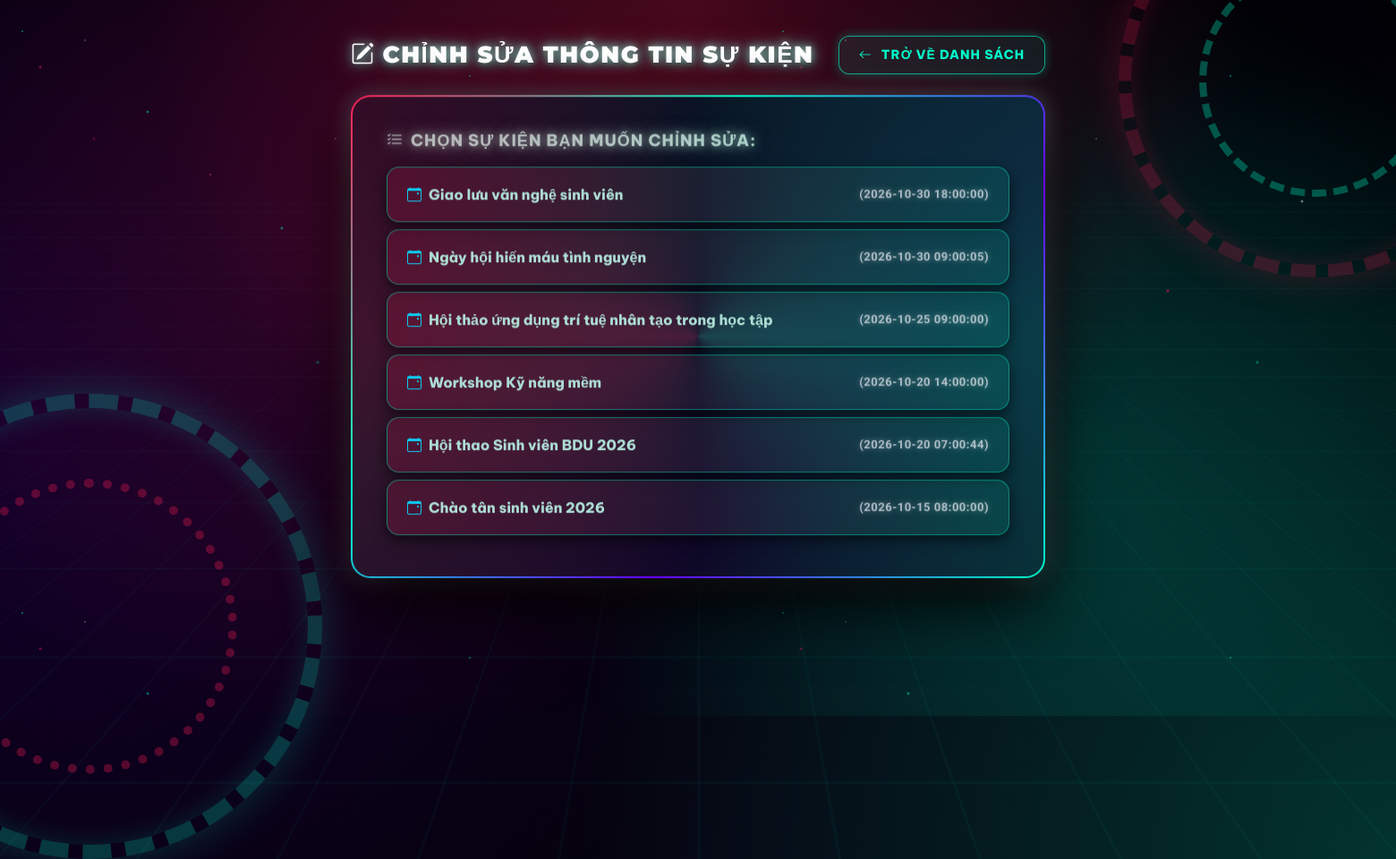
The app's page /user/xuly_sua.php (signed in), older data.
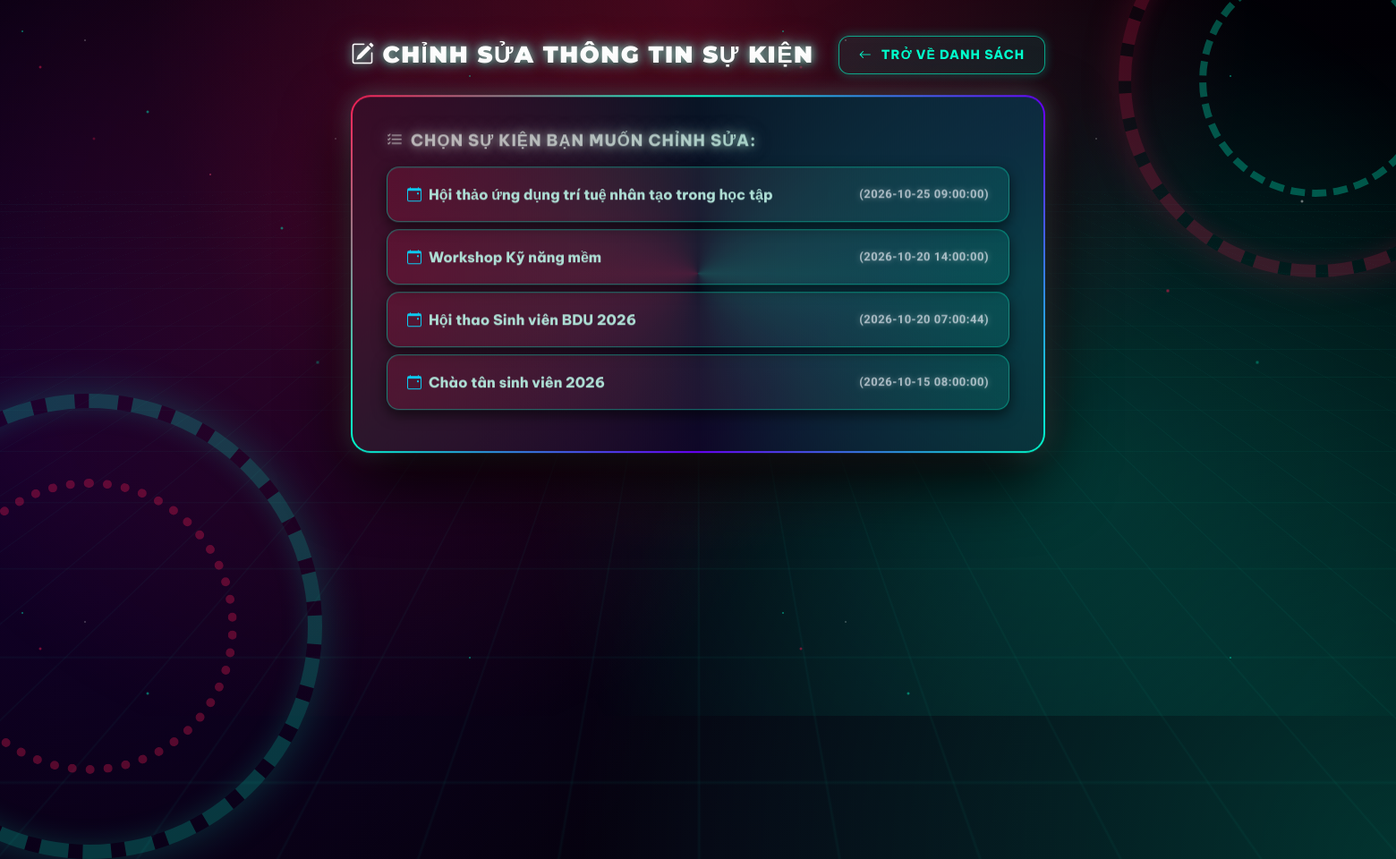
The same page, newer data.
### tables this page shows
CREATE TABLE `su_kien` (
  `ma_sukien` int(11) NOT NULL,
  `ten_sukien` varchar(255) NOT NULL,
  `mo_ta` text DEFAULT NULL,
  `thoi_gian_bat_dau` datetime NOT NULL,
  `thoi_gian_ket_thuc` datetime NOT NULL,
  `ma_diadiem` int(11) DEFAULT NULL,
  `file_name` varchar(255) DEFAULT NULL,
  `file_path_key` varchar(500) DEFAULT NULL,
  `file_type` varchar(100) DEFAULT NULL,
  `file_size` int(11) DEFAULT NULL,
  `upload_time` datetime DEFAULT NULL
);

### user/xuly_sua.php (the view, shortened to what this page needs)
<?php
require_once '../database.php';
$db = isset($conn) ? $conn : (isset($pdo) ? $pdo : null);
try {
    $db->setAttribute(PDO::ATTR_TIMEOUT, 60);
    $db->setAttribute(PDO::ATTR_ERRMODE, PDO::ERRMODE_EXCEPTION);
    $db->exec("SET SESSION wait_timeout=3600");
} catch (Exception $e) {}
function getColValue($row, ...$keys) {
    foreach ($keys as $k) {
        if (isset($row[$k]) && $row[$k] !== '') {
            return $row[$k];
        }
    }
    return '';
}
try {
    $stmtCols = $db->query("SHOW COLUMNS FROM su_kien");
    $existingCols = $stmtCols->fetchAll(PDO::FETCH_COLUMN);
} catch (Exception $e) {
    $existingCols = [];
    $existingColsLower = [];
}
function findRealCol($existingCols, $candidates, $default) {
    foreach ($candidates as $c) {
        foreach ($existingCols as $ec) {
            if (strtolower($ec) === strtolower($c)) {
                return $ec;
            }
        }
    }
    return $default;
}
$colPk       = findRealCol($existingCols, ['ma_sukien', 'id', 'ma_sk', 'id_sukien'], 'ma_sukien');
$colTitle    = findRealCol($existingCols, ['ten_su_kien', 'ten_sukien', 'tieu_de', 'ten'], 'ten_su_kien');
$colStart    = findRealCol($existingCols, ['thoi_gian_bat_dau', 'bat_dau', 'ngay_to_chuc'], 'thoi_gian_bat_dau');
$event = null;
?>
<!DOCTYPE html>
<html lang="vi">
<head>
    <link href="https://cdn.jsdelivr.net/npm/bootstrap@5.3.2/dist/css/bootstrap.min.css" rel="stylesheet">
    <link rel="stylesheet" href="https://cdn.jsdelivr.net/npm/bootstrap-icons@1.11.1/font/bootstrap-icons.css">
    <link rel="stylesheet" href="../css/user-sua.css">
</head>
<body>
    <div class="bg-space-dust"></div>
    <div class="gear-engine-left"></div>
    <div class="gear-engine-right"></div>
    <div class="container" style="max-width: 800px; padding-top: 40px; padding-bottom: 40px;">
        <div class="d-flex justify-content-between align-items-center mb-4">
            <h3 class="text-warning mb-0"><i class="bi bi-pencil-square me-2"></i>Chỉnh Sửa Thông Tin Sự Kiện</h3>
            <a href="../su-kien.php" class="btn btn-outline-light btn-sm"><i class="bi bi-arrow-left me-1"></i>Trở về danh sách</a>
        </div>
        <?php if (!$event): ?>
            <div class="card p-4 shadow">
                <h5 class="text-warning mb-3"><i class="bi bi-list-check me-2"></i>Chọn sự kiện bạn muốn chỉnh sửa:</h5>
                <?php
                try {
                    $list = $db->query("SELECT * FROM su_kien ORDER BY {$colStart} DESC")->fetchAll(PDO::FETCH_ASSOC);
                    if (empty($list)) {
                        echo "<p class='text-muted mb-0'>Chưa có sự kiện nào trong hệ thống.</p>";
                    } else {
                        echo "<div class='list-group'>";
                        foreach ($list as $item) {
                            $item_id   = getColValue($item, $colPk, 'ma_sukien', 'id');
                            $item_name = getColValue($item, $colTitle, 'ten_su_kien', 'tieu_de');
                            $item_time = getColValue($item, $colStart, 'thoi_gian_bat_dau');
                            echo "<a href='xuly_sua.php?ma_sukien={$item_id}' class='list-group-item list-group-item-action mb-2'>
                                    <span><i class='bi bi-calendar-event me-2 text-info'></i><strong>" . htmlspecialchars($item_name) . "</strong></span>
                                    <small class='text-light opacity-75'>({$item_time})</small>
                                  </a>";
                        }
                        echo "</div>";
                    }
                } catch (Exception $e) {
                    echo "<p class='text-danger'>Lỗi kết nối CSDL: " . $e->getMessage() . "</p>";
                }
                ?>
            </div>
        <?php endif; ?>
    </div>
</body>
</html>

Row changes from the older to the newer data that the page shows:
removed su_kien: ten_sukien "Giao lưu văn nghệ sinh viên", item_time "2026-10-30 18:00:00"
removed su_kien: ten_sukien "Ngày hội hiến máu tình nguyện", item_time "2026-10-30 09:00:05"
